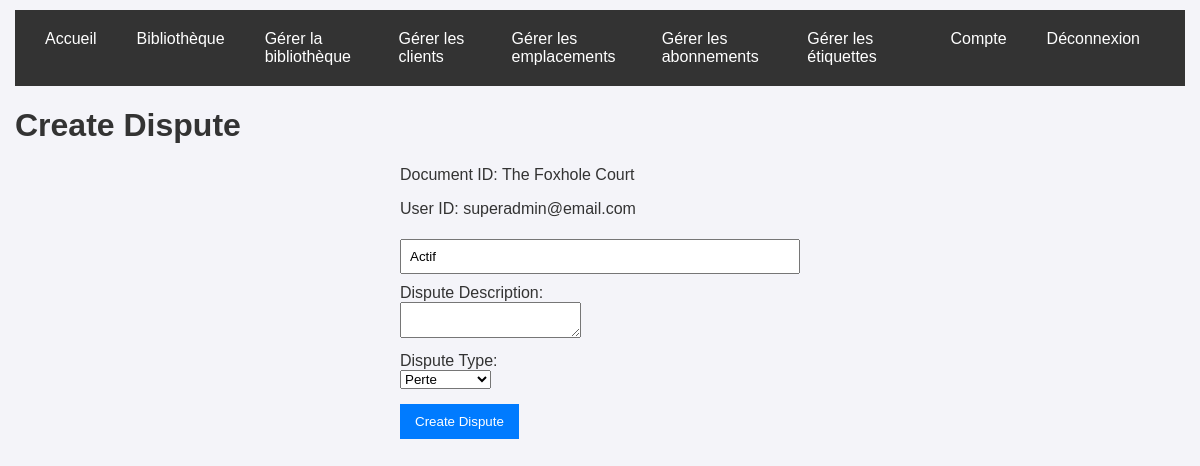
Screenshot of /backoffice/create_dispute.php?id_document=1&id_user=1 (signed in) with the database file from the repository.
### tables this page shows
CREATE TABLE Document(
   id_document INTEGER,
   title_document TEXT NOT NULL,
   publishing_date_document NUMERIC NOT NULL,
   description_document TEXT,
   acquisition_date_document NUMERIC NOT NULL,
   id_location INTEGER NOT NULL,
   PRIMARY KEY(id_document),
   FOREIGN KEY(id_location) REFERENCES Location(id_location)
);

CREATE TABLE Users (
	id_user INTEGER,
	lastname_user TEXT NOT NULL,
	name_user TEXT NOT NULL,
	email_user TEXT NOT NULL,
	phone_user INTEGER,
	address_user TEXT,
	postcode_user TEXT,
	password_user TEXT,
	city_user TEXT,
	id_role INTEGER DEFAULT (4) NOT NULL,
	CONSTRAINT USERS_PK PRIMARY KEY (id_user),
	CONSTRAINT FK_Users_Role FOREIGN KEY (id_role) REFERENCES "Role"(id_role)
);

### backoffice/create_dispute.php (the view, shortened to what this page needs)
<?php
require_once '../database/db_connection.php';
$id_document = $_GET['id_document'];
try {
    global $pdo;
    $stmt = $pdo->prepare('SELECT * FROM Document WHERE id_document = :id_document');
    $stmt->execute(['id_document' => $id_document]);
    $document = $stmt->fetch(PDO::FETCH_ASSOC);
} catch (PDOException $e) {
    $message = 'Database error: ' . $e->getMessage();
}
$id_user = $_GET['id_user'];
try {
    $stmt = $pdo->prepare('SELECT * FROM Users WHERE id_user = :id_user');
    $stmt->execute(['id_user' => $id_user]);
    $user = $stmt->fetch(PDO::FETCH_ASSOC);
} catch (PDOException $e) {
    $message = 'Database error: ' . $e->getMessage();
}
$dispute_types = [];
try {
    $stmt = $pdo->prepare('SELECT * FROM Dispute_type');
    $stmt->execute();
    $dispute_types = $stmt->fetchAll(PDO::FETCH_ASSOC);
} catch (PDOException $e) {
    $message = 'Database error: ' . $e->getMessage();
}
?>
<!DOCTYPE html>
<html lang="en">
<head>
    <link rel="stylesheet" href="../styles/style.css">
</head>
<body>
    <?php include '../navbar.php'; ?>
    <h1>Create Dispute</h1>
    <?php if ($id_document !== null && $id_user !== null): ?>
        <form method="POST" action="">
            <p>Document ID: <?php echo htmlspecialchars($document['title_document']); ?></p>
            <p>User ID: <?php echo htmlspecialchars($user['email_user']); ?></p>
            <input type="text" name="status_dispute" value="Actif">
            <label for="description_dispute">Dispute Description:</label>
            <textarea id="description_dispute" name="description_dispute" required></textarea>
            <br>
            <label for="dispute_type">Dispute Type:</label>
            <select id="dispute_type" name="dispute_type" required>
                <?php foreach ($dispute_types as $dispute_type): ?>
                    <option value="<?php echo htmlspecialchars($dispute_type['id_dispute_type']); ?>">
                        <?php echo htmlspecialchars($dispute_type['name_dispute_type']); ?>
                    </option>
                <?php endforeach; ?>
            </select>
            <br>
            <button type="submit">Create Dispute</button>
        </form>
    <?php else: ?>
        <p>Error: id_document and id_user must be provided as GET parameters.</p>
    <?php endif; ?>
</body>
</html>

### styles/style.css (style rules this page uses)
body { font-family: Arial, sans-serif; margin: 0; padding: 10px 15px; background-color: #f4f4f9; color: #333; }
form { max-width: 400px; margin: auto; }
label { display: block; margin-top: 10px; }
input[type="text"], input[type="email"], input[type="password"] { width: 100%; padding: 8px; margin-top: 5px; box-sizing: border-box; }
button { margin-top: 15px; padding: 10px 15px; background-color: #007BFF; color: white; border: none; cursor: pointer; }

### rows the page displays
document: title_document "The Foxhole Court"
users: email_user "superadmin@email.com"

### other values shown
form field dispute_type "Perte"
